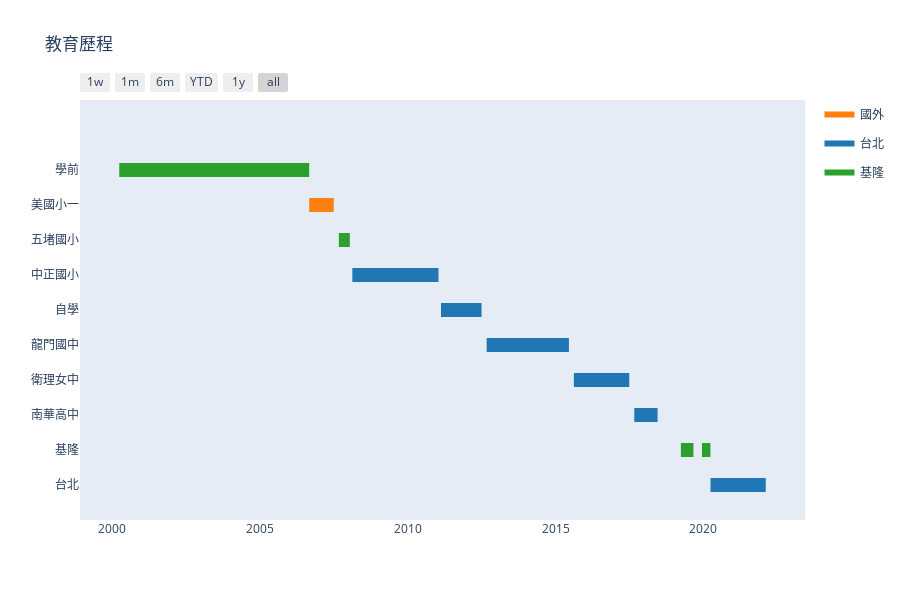

This figure's notebook cell:
### Code cell
df = pd.DataFrame([
    dict(Task="學前", Start='2000-03-27', Finish='2006-08-31', Resource="基隆"),
    dict(Task="美國小一", Start='2006-08-31', Finish='2007-06-30', Resource="國外"),
    dict(Task="五堵國小", Start='2007-09-01', Finish='2008-01-15', Resource="基隆"),
    dict(Task="中正國小", Start='2008-02-15', Finish='2011-01-15', Resource="台北"),
    dict(Task="自學", Start='2011-02-15', Finish='2012-06-30', Resource="台北"),
    dict(Task="龍門國中", Start='2012-09-01', Finish='2015-06-15', Resource="台北"),
    dict(Task="衛理女中", Start='2015-08-15', Finish='2017-06-30', Resource="台北"),
    dict(Task="南華高中", Start='2017-08-31', Finish='2018-06-15', Resource="台北"),
    dict(Task="基隆", Start='2019-03-30', Finish='2019-09-01', Resource="基隆"),
    dict(Task="基隆", Start='2019-12-16', Finish='2020-03-29', Resource="基隆"),
    dict(Task="台北", Start='2020-03-30', Finish='2022-02-11', Resource="台北")
])

# df = pd.DataFrame([
#     dict(Task="國小", Start='2006-08-31', Finish='2007-06-30', Resource="國外"),
#     dict(Task="國小", Start='2007-09-01', Finish='2008-01-15', Resource="基隆"),
#     dict(Task="國小", Start='2008-02-15', Finish='2011-01-15', Resource="台北"),
#     dict(Task="國小", Start='2011-02-15', Finish='2012-06-30', Resource="台北"),
#     dict(Task="國中", Start='2012-09-01', Finish='2015-06-15', Resource="台北"),
#     dict(Task="高中", Start='2015-08-15', Finish='2017-06-30', Resource="台北"),
#     dict(Task="高中", Start='2017-08-31', Finish='2018-06-15', Resource="台北"),
#     dict(Task="語言學校", Start='2018-08-30', Finish='2019-03-29', Resource="國外"), 
#     dict(Task="大學", Start='2019-09-02', Finish='2019-12-15', Resource="國外"),
#     dict(Task="大學", Start='2020-10-12', Finish='2020-03-29', Resource="基隆"),
#     dict(Task="大學", Start='2020-03-30', Finish='2024-12-15', Resource="台北")
# ])


# fig = px.timeline(df, x_start="Start", x_end="Finish", y="Task", color="Resource")
fig = ff.create_gantt(df, index_col='Resource', show_colorbar=True,
                      group_tasks=True, title="教育歷程")
fig.show()

### Figure 1 — Plotly figure (JSON) as saved in the notebook; plotly's stock layout.template omitted (floating-point values rounded to 4 significant figures)
{"data": [{"fill": "toself", "fillcolor": "rgb(255, 127, 14)", "hoverinfo": "name", "legendgroup": "rgb(255, 127, 14)", "mode": "none", "name": "國外", "showlegend": true, "type": "scatter", "x": ["2006-08-31", "2007-06-30", "2007-06-30", "2006-08-31"], "y": [7.8, 7.8, 8.2, 8.2]}, {"fill": "toself", "fillcolor": "rgb(31, 119, 180)", "hoverinfo": "name", "legendgroup": "rgb(31, 119, 180)", "mode": "none", "name": "台北", "showlegend": true, "type": "scatter", "x": ["2008-02-15", "2011-01-15", "2011-01-15", "2008-02-15", "2008-02-15", "2011-02-15", "2012-06-30", "2012-06-30", "2011-02-15", "2011-02-15", "2012-09-01", "2015-06-15", "2015-06-15", "2012-09-01", "2012-09-01", "2015-08-15", "2017-06-30", "2017-06-30", "2015-08-15", "2015-08-15", "2017-08-31", "2018-06-15", "2018-06-15", "2017-08-31", "2017-08-31", "2020-03-30", "2022-02-11", "2022-02-11", "2020-03-30"], "y": [5.8, 5.8, 6.2, 6.2, null, 4.8, 4.8, 5.2, 5.2, null, 3.8, 3.8, 4.2, 4.2, null, 2.8, 2.8, 3.2, 3.2, null, 1.8, 1.8, 2.2, 2.2, null, -0.2, -0.2, 0.2, 0.2]}, {"fill": "toself", "fillcolor": "rgb(44, 160, 44)", "hoverinfo": "name", "legendgroup": "rgb(44, 160, 44)", "mode": "none", "name": "基隆", "showlegend": true, "type": "scatter", "x": ["2000-03-27", "2006-08-31", "2006-08-31", "2000-03-27", "2000-03-27", "2007-09-01", "2008-01-15", "2008-01-15", "2007-09-01", "2007-09-01", "2019-03-30", "2019-09-01", "2019-09-01", "2019-03-30", "2019-03-30", "2019-12-16", "2020-03-29", "2020-03-29", "2019-12-16"], "y": [8.8, 8.8, 9.2, 9.2, null, 6.8, 6.8, 7.2, 7.2, null, 0.8, 0.8, 1.2, 1.2, null, 0.8, 0.8, 1.2, 1.2]}, {"legendgroup": "rgb(255, 127, 14)", "marker": {"color": "rgb(255, 127, 14)", "opacity": 0, "size": 1}, "mode": "markers", "name": "", "showlegend": false, "text": [null, null], "type": "scatter", "x": ["2006-08-31", "2007-06-30"], "y": [8, 8]}, {"legendgroup": "rgb(31, 119, 180)", "marker": {"color": "rgb(31, 119, 180)", "opacity": 0, "size": 1}, "mode": "markers", "name": "", "showlegend": false, "text": [null, null, null, null, null, null, null, null, null, null, null, null], "type": "scatter", "x": ["2008-02-15", "2011-01-15", "2011-02-15", "2012-06-30", "2012-09-01", "2015-06-15", "2015-08-15", "2017-06-30", "2017-08-31", "2018-06-15", "2020-03-30", "2022-02-11"], "y": [6, 6, 5, 5, 4, 4, 3, 3, 2, 2, 0, 0]}, {"legendgroup": "rgb(44, 160, 44)", "marker": {"color": "rgb(44, 160, 44)", "opacity": 0, "size": 1}, "mode": "markers", "name": "", "showlegend": false, "text": [null, null, null, null, null, null, null, null], "type": "scatter", "x": ["2000-03-27", "2006-08-31", "2007-09-01", "2008-01-15", "2019-03-30", "2019-09-01", "2019-12-16", "2020-03-29"], "y": [9, 9, 7, 7, 1, 1, 1, 1]}], "layout": {"height": 600, "hovermode": "closest", "showlegend": true, "title": {"text": "教育歷程"}, "xaxis": {"rangeselector": {"buttons": [{"count": 7, "label": "1w", "step": "day", "stepmode": "backward"}, {"count": 1, "label": "1m", "step": "month", "stepmode": "backward"}, {"count": 6, "label": "6m", "step": "month", "stepmode": "backward"}, {"count": 1, "label": "YTD", "step": "year", "stepmode": "todate"}, {"count": 1, "label": "1y", "step": "year", "stepmode": "backward"}, {"step": "all"}]}, "showgrid": false, "type": "date", "zeroline": false}, "yaxis": {"autorange": false, "range": [-1, 11], "showgrid": false, "ticktext": ["台北", "基隆", "南華高中", "衛理女中", "龍門國中", "自學", "中正國小", "五堵國小", "美國小一", "學前"], "tickvals": [0, 1, 2, 3, 4, 5, 6, 7, 8, 9], "zeroline": false}}}
